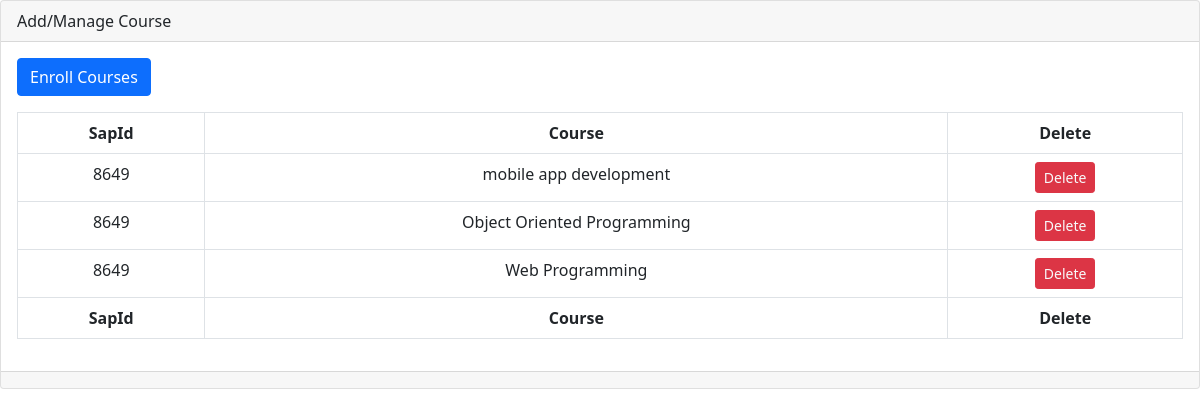
The page /student_manage_course.php?sapid=8649 on the database its author committed.
### tables this page shows
CREATE TABLE `student_course` (
  `sapid` varchar(200) NOT NULL,
  `course` varchar(100) NOT NULL
);

### student_manage_course.php (the view, shortened to what this page needs)
<!DOCTYPE html>
<html>
<head>
    <link rel="stylesheet" type="text/css" href="style.css">
  <link rel="stylesheet" href="https://cdnjs.cloudflare.com/ajax/libs/font-awesome/4.7.0/css/font-awesome.min.css">
    <link href="https://cdn.jsdelivr.net/npm/bootstrap@5.0.2/dist/css/bootstrap.min.css" rel="stylesheet">
    <link rel="stylesheet" href="https://cdn.jsdelivr.net/npm/bootstrap-icons@1.5.0/font/bootstrap-icons.css">
</head>
<body>
  <div class="card mb-3">
            <div class="card-header">
              Add/Manage Course
            </div>
            <div class="card-body">
             <a class="btn btn-primary mb-3" href="" data-bs-toggle="modal" data-bs-target="#Add_Course_Modal">Enroll Courses</a>
              <div class="table-responsive">
                <table class="table table-bordered text-center" id="dataTable" width="100%" cellspacing="0">
                  <thead>
                    <tr>
                      <th>SapId</th>
                      <th>Course</th>
                      <th>Delete</th>
                    </tr>
                  </thead>
                  <tfoot>
                    <tr>
                      <th>SapId</th>
                      <th>Course</th>
                      <th>Delete</th>
                    </tr>
                  </tfoot>
                  <?php
                    include ('connection.php');
                    $record="SELECT * FROM student_course WHERE sapid = '" .$_GET['sapid']. "'";
                    $x= (mysqli_query($conn, $record));
                    while ($row= mysqli_fetch_array($x)) {
                      ?>
                  <tbody>
                    <tr>
                      <td><?php echo $row['sapid']; ?></td>
                      <td><?php echo $row['course']; ?></td>
                        <td><a href="student_delete_course.php?sapid=<?php echo $row['sapid']; ?>&course=<?php echo $row['course']; ?>" class="btn btn-danger btn-sm text-light">Delete</a></td>
                    </tr>
                  </tbody>
                  <?php
                    }
                    ?>
                </table>
              </div>
            </div>
            <div class="card-footer small text-muted"></div>
          </div>
</body>
</html>

### style.css (style rules this page uses)
* { margin: 0; padding: 0; }

### rows shown on the page
student_course: sapid "8649", course "mobile app development"
student_course: sapid "8649", course "Object Oriented Programming"
student_course: sapid "8649", course "Web Programming"
